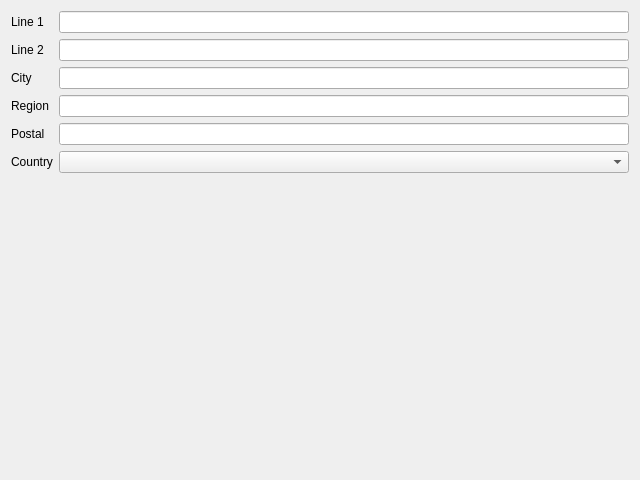
<?xml version="1.0" encoding="UTF-8"?>
<ui version="4.0">
 <class>AddressForm</class>
 <widget class="QDialog" name="AddressForm">
  <property name="geometry">
   <rect>
    <x>0</x>
    <y>0</y>
    <width>640</width>
    <height>480</height>
   </rect>
  </property>
  <property name="windowTitle">
   <string>Address</string>
  </property>
  <layout class="QFormLayout" name="formLayout">
   <item row="0" column="0">
    <widget class="QLabel" name="label_line1Edit">
     <property name="text">
      <string>Line 1</string>
     </property>
     <property name="buddy">
      <cstring>line1Edit</cstring>
     </property>
    </widget>
   </item>
   <item row="0" column="1">
    <widget class="QLineEdit" name="line1Edit"/>
   </item>
   <item row="1" column="0">
    <widget class="QLabel" name="label_line2Edit">
     <property name="text">
      <string>Line 2</string>
     </property>
     <property name="buddy">
      <cstring>line2Edit</cstring>
     </property>
    </widget>
   </item>
   <item row="1" column="1">
    <widget class="QLineEdit" name="line2Edit"/>
   </item>
   <item row="2" column="0">
    <widget class="QLabel" name="label_cityEdit">
     <property name="text">
      <string>City</string>
     </property>
     <property name="buddy">
      <cstring>cityEdit</cstring>
     </property>
    </widget>
   </item>
   <item row="2" column="1">
    <widget class="QLineEdit" name="cityEdit"/>
   </item>
   <item row="3" column="0">
    <widget class="QLabel" name="label_regionEdit">
     <property name="text">
      <string>Region</string>
     </property>
     <property name="buddy">
      <cstring>regionEdit</cstring>
     </property>
    </widget>
   </item>
   <item row="3" column="1">
    <widget class="QLineEdit" name="regionEdit"/>
   </item>
   <item row="4" column="0">
    <widget class="QLabel" name="label_postalEdit">
     <property name="text">
      <string>Postal</string>
     </property>
     <property name="buddy">
      <cstring>postalEdit</cstring>
     </property>
    </widget>
   </item>
   <item row="4" column="1">
    <widget class="QLineEdit" name="postalEdit"/>
   </item>
   <item row="5" column="0">
    <widget class="QLabel" name="label_countryCombo">
     <property name="text">
      <string>Country</string>
     </property>
     <property name="buddy">
      <cstring>countryCombo</cstring>
     </property>
    </widget>
   </item>
   <item row="5" column="1">
    <widget class="QComboBox" name="countryCombo"/>
   </item>
  </layout>
 </widget>
 <tabstops>
  <tabstop>line1Edit</tabstop>
  <tabstop>line2Edit</tabstop>
  <tabstop>cityEdit</tabstop>
  <tabstop>regionEdit</tabstop>
  <tabstop>postalEdit</tabstop>
  <tabstop>countryCombo</tabstop>
 </tabstops>
 <resources/>
 <connections/>
</ui>
